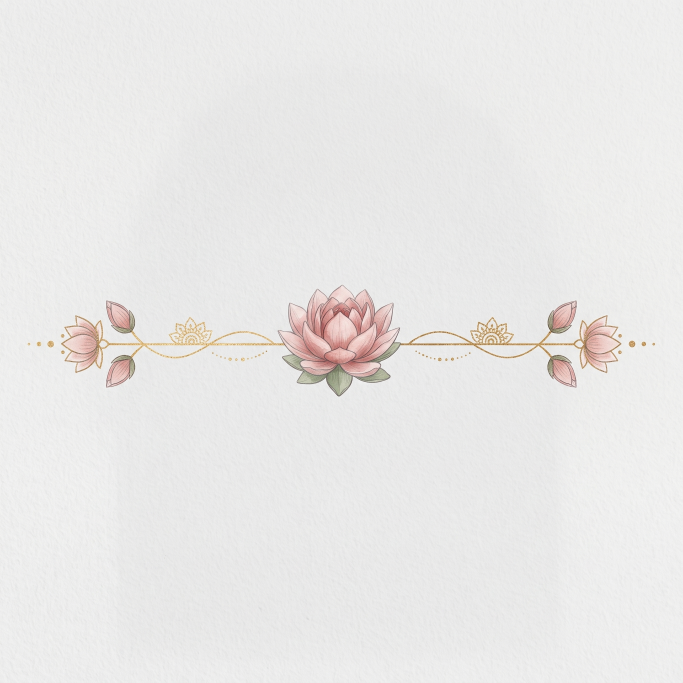
#> input picture design/engagement/divider.jpeg, 2048 x 2048 px, found by its file name (shown at 1/3 size)
$ python cut-painted.py design/engagement/divider.jpeg src/events/engagement/assets/divider/divider.webp 1400
#> lines starting #> are read from the running program, lines starting #| are printed output that depends on the picture; after the words box and inside, x2 and y2 are one past the last pixel; in counts of white or black regions, pixels touching at a corner belong together
# Cuts a painted element (our generated art) off its plain watercolour-paper background.
# Paper is near-neutral; the art is pink, gold, green, maroon or pencil-dark, so alpha comes from colour + darkness.
# Usage: python3 scripts/engagement/cut-painted.py SRC OUT MAX_SIDE
#   divider:  python3 scripts/engagement/cut-painted.py design/engagement/divider.jpeg src/events/engagement/assets/divider/divider.webp 1400
from PIL import Image, ImageFilter
import numpy as np
from collections import deque
import sys

SRC, OUT, MAX_SIDE = sys.argv[1], sys.argv[2], int(sys.argv[3])
im = Image.open(SRC).convert('RGB')
#> im is the input picture: PIL image 2048x2048 RGB; mean R, G, B 233.5, 232.3, 231.3
a = np.asarray(im).astype(np.float32)
# Paper colour: median of the plain border (a local blur would pick up colour from large painted areas).
border = np.concatenate([a[:60].reshape(-1, 3), a[-60:].reshape(-1, 3), a[:, :60].reshape(-1, 3), a[:, -60:].reshape(-1, 3)])
paper = np.broadcast_to(np.median(border, axis=0), a.shape).astype(np.float32)
#> paper: shape (2048, 2048, 3) float32; every value is 237
chroma = a.max(-1) - a.min(-1)
pchroma = paper.max(-1) - paper.min(-1)
#> pchroma: shape (2048, 2048) float32; every value is 0
lum = 0.299 * a[..., 0] + 0.587 * a[..., 1] + 0.114 * a[..., 2]
plum = 0.299 * paper[..., 0] + 0.587 * paper[..., 1] + 0.114 * paper[..., 2]
#> plum: shape (2048, 2048) float32; every value is 237
alpha = np.maximum(np.clip((chroma - pchroma - 6) / 22, 0, 1), np.clip((plum - lum - 12) / 40, 0, 1))
# Solidify the flower/leaf interiors (their pale highlights are close to paper colour).
solid = Image.fromarray((alpha > 0.5).astype(np.uint8) * 255).filter(ImageFilter.MaxFilter(7)).filter(ImageFilter.MinFilter(7))
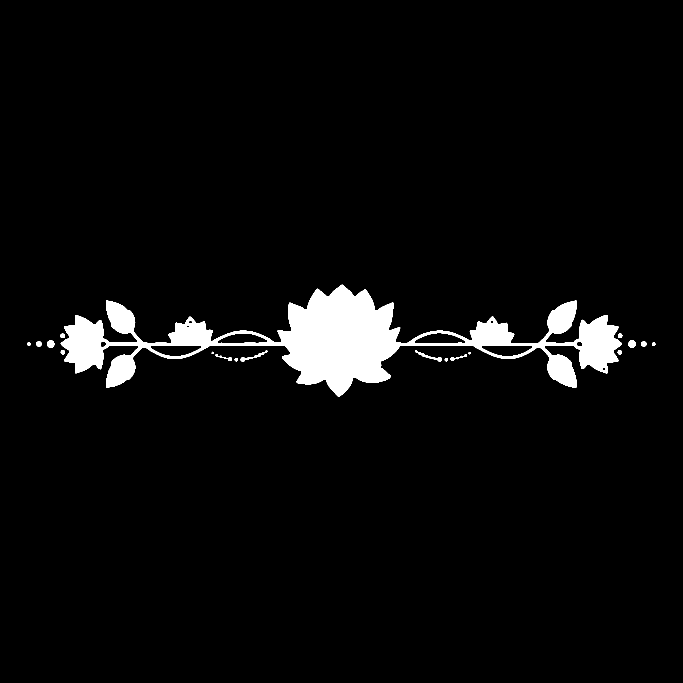
#> solid: PIL image 2048x2048 L (shown at 1/3 size); 4% white; 19 white regions, largest, box (x1, y1, x2, y2) and area: (182, 854, 1865, 1190) 166123, (722, 1051, 803, 1085) 495, (1245, 1051, 1326, 1085) 481
fill = np.asarray(solid.filter(ImageFilter.MinFilter(5))) > 0
#> fill: shape (2048, 2048) bool; 3.5% white; 34 white regions (21 under 20 px), largest, box (x1, y1, x2, y2) and area: (185, 857, 1862, 1187) 146529, (1887, 1023, 1905, 1041) 234, (143, 1023, 161, 1041) 230
alpha = np.where(fill, 1.0, alpha)
# Drop paper-grain specks.
op = (alpha > 0.3).astype(np.int32); K = 9
c = np.pad(op, K // 2).cumsum(0).cumsum(1); c = np.pad(c, ((1, 0), (1, 0)))
#> after `c = np.pad(op, K // 2).cumsum(0).cumsum(1)`:
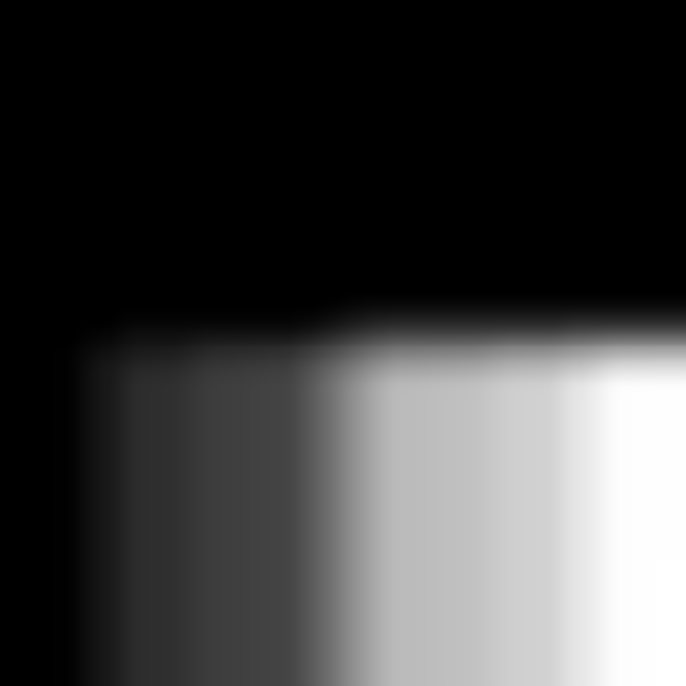
#> c: shape (2056, 2056) int64 (shown at 1/3 size); min 0, max 171768, mean 43050.3; drawn with min black and max white
cnt = c[K:, K:] - c[:-K, K:] - c[K:, :-K] + c[:-K, :-K]
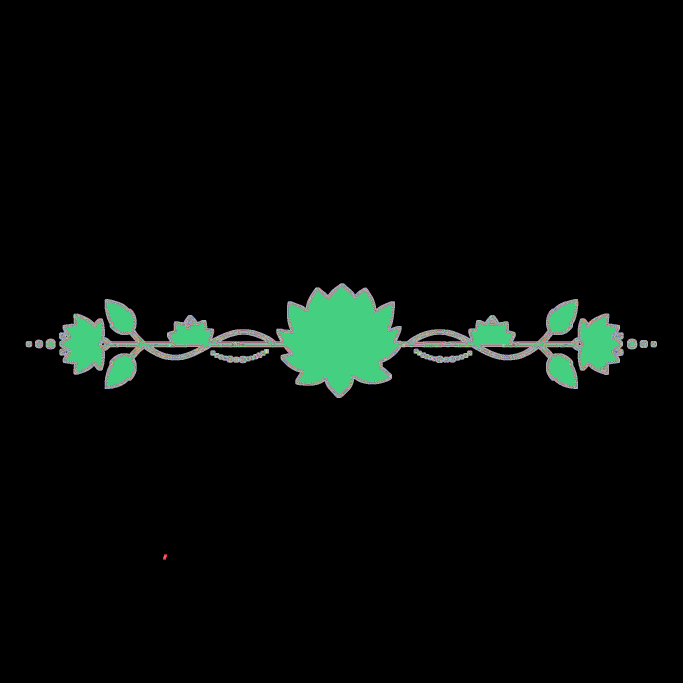
#> cnt: shape (2048, 2048) int64 (shown at 1/3 size); 82 distinct labels, from 0 to 81; one colour per label, 0 black
alpha = np.where(cnt < 6, 0, alpha)
# Work on the band only (fast), then fill pale petal areas: small see-through pockets fully enclosed
# by outlines become opaque; the thin crescents between the gold vines, and anything larger than POCKET px,
# stay transparent.
POCKET = 6000
ys, xs = np.where(alpha > 0.15)
y0, y1, x0, x1 = ys.min() - 6, ys.max() + 7, xs.min() - 6, xs.max() + 7
#> y0 = 848; y1 = 1196; x0 = 75; x1 = 1973
a, paper, alpha = a[y0:y1, x0:x1], paper[y0:y1, x0:x1], alpha[y0:y1, x0:x1]
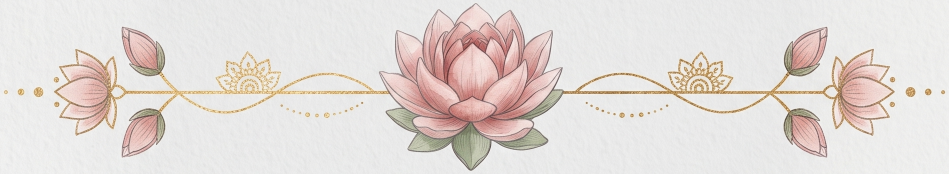
#> a: shape (348, 1898, 3) float32 (shown at 1/2 size); mean R, G, B 227.3, 219.6, 215.7
#> paper: shape (348, 1898, 3) float32; every value is 237
#> alpha: shape (348, 1898) float32
low = (alpha < 0.5).tolist(); H, W = len(low), len(low[0])
#> after `low = (alpha < 0.5).tolist()`: low = 348 items
#> after `H, W = (len(low), len(low[0]))`: H = 348; W = 1898
seen = [[False] * W for _ in range(H)]
#> seen = 348 items
for sy in range(H):
    for sx in range(W):
        if low[sy][sx] and not seen[sy][sx]:
            seen[sy][sx] = True; q = deque([(sy, sx)]); pts = []; edge = False
            while q:
                y, x = q.popleft(); pts.append((y, x))
                if y in (0, H - 1) or x in (0, W - 1): edge = True
                for ny, nx in ((y + 1, x), (y - 1, x), (y, x + 1), (y, x - 1)):
                    if 0 <= ny < H and 0 <= nx < W and low[ny][nx] and not seen[ny][nx]:
                        seen[ny][nx] = True; q.append((ny, nx))
            if not edge and len(pts) < POCKET:
                py, px = zip(*pts)
                h, w = max(py) - min(py) + 1, max(px) - min(px) + 1
                if h >= 0.3 * w:  # compact pocket = petal; long thin crescent = gap between vine and line
                    alpha[list(py), list(px)] = 1.0
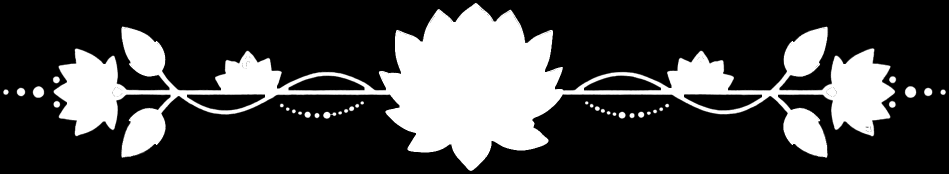
#> alpha: shape (348, 1898) float32 (shown at 1/2 size); min 0, max 1, mean 0.258
al = np.maximum(alpha, 1e-3)[..., None]
rgb = np.clip((a - (1 - al) * paper) / al, 0, 255)
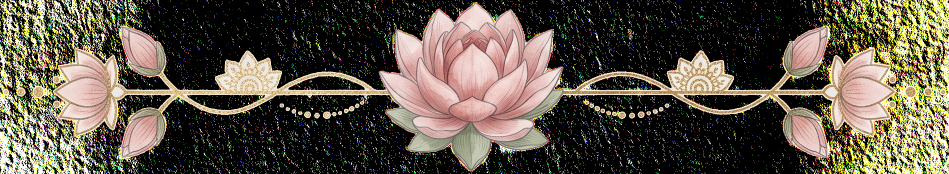
#> rgb: shape (348, 1898, 3) float32 (shown at 1/2 size); mean R, G, B 91.6, 83.4, 69.9
out = Image.fromarray(np.dstack([rgb, alpha * 255]).astype(np.uint8))
k = min(1, MAX_SIDE / max(out.size))
out = out.resize((round(out.width * k), round(out.height * k)), Image.LANCZOS)
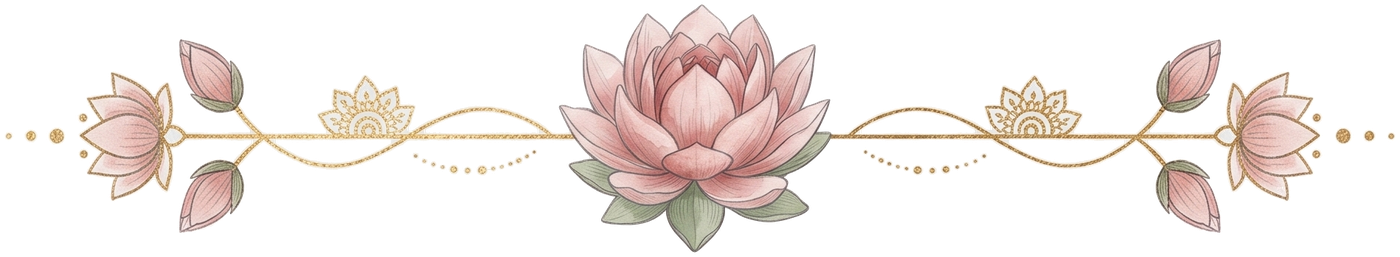
#> out: PIL image 1400x257 RGBA; mean R, G, B, A 60.7, 52.7, 48.5, 65.7; transparent parts drawn white
out.save(OUT, 'WEBP', quality=92, method=6)
print(OUT, im.size, '->', out.size)
#| src/events/engagement/assets/divider/divider.webp (2048, 2048) -> (1400, 257)

$ run again, with design/engagement/border.jpeg copied over design/engagement/divider.jpeg
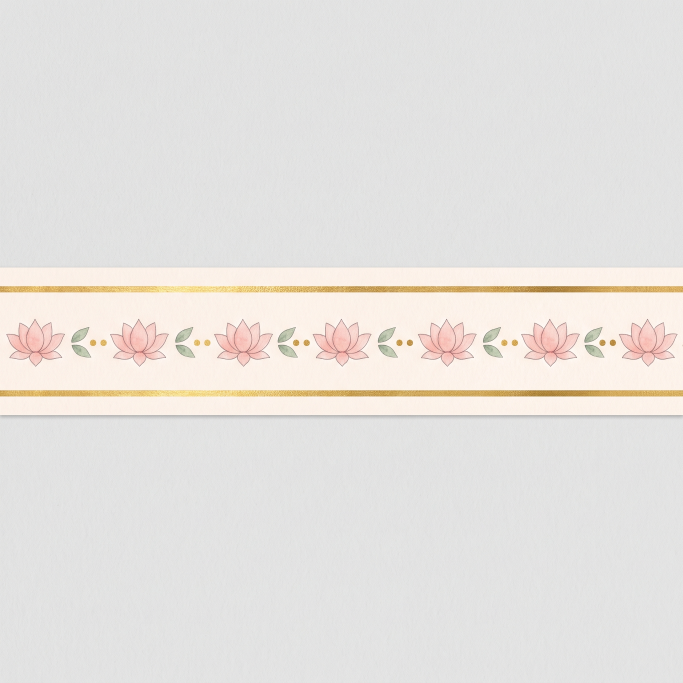
#> input picture design/engagement/border.jpeg, 2048 x 2048 px, found by its file name (shown at 1/3 size)
#> im is the input picture: PIL image 2048x2048 RGB; mean R, G, B 230.1, 226.8, 223.5
#> pchroma: shape (2048, 2048) float32; every value is 1
#> plum: shape (2048, 2048) float32; every value is 226.6
#> `solid = Image.fromarray((alpha > 0.5).astype(np.uint8) * 255).filter(I..`:
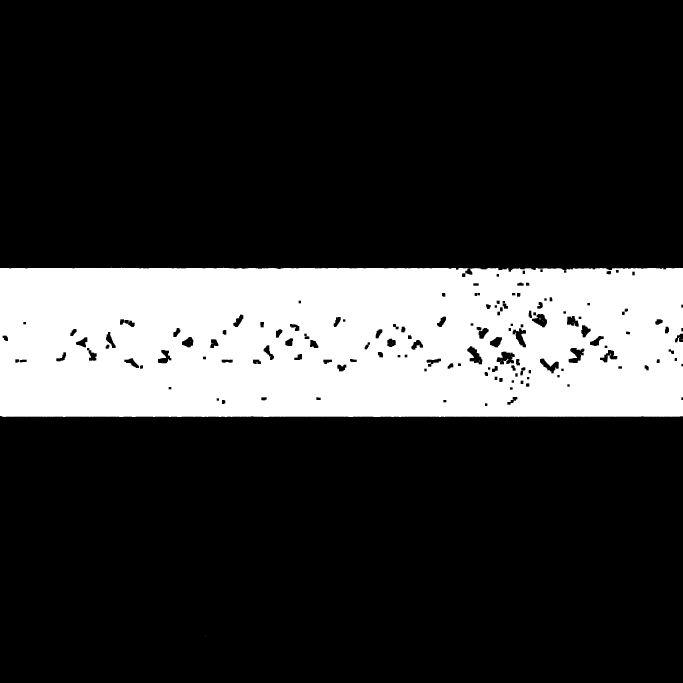
#> solid: PIL image 2048x2048 L (shown at 1/3 size); 20.9% white; 17 white regions (16 under 20 px), largest, box (x1, y1, x2, y2) and area: (0, 803, 2048, 1252) 877494
#> fill: shape (2048, 2048) bool; 20.2% white; 2 white regions, box (x1, y1, x2, y2) and area: (0, 806, 2048, 1249) 846959, (1598, 948, 1608, 954) 54
#> op: shape (2048, 2048) int32; values 0 (black) and 1 (white), 21.8% white; 14 white regions (13 under 20 px), largest, box (x1, y1, x2, y2) and area: (0, 802, 2048, 1253) 914379
#> c: shape (2057, 2057) int64
#> `cnt = c[K:, K:] - c[:-K, K:] - c[K:, :-K] + c[:-K, :-K]`:
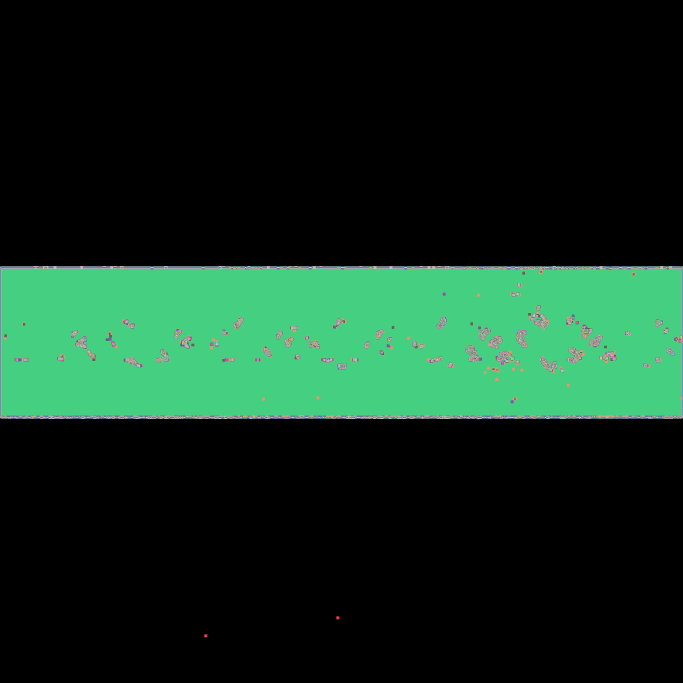
#> cnt: shape (2048, 2048) int64 (shown at 1/3 size); 82 distinct labels, from 0 to 81; one colour per label, 0 black
#> y0 = 795; y1 = 1261; x0 = -6; x1 = 2054
#> `a, paper, alpha = a[y0:y1, x0:x1], paper[y0:y1, x0:x1], alpha[y0:y1, x..`: alpha = 466 rows, first 6: [0, 0, 0, 0, 0, 0], [0, 0, 0, 0, 0, 0], [0, 0, 0, 0, 0, 0], [0, 0, 0, 0, 0, 0], [0, 0, 0, 0, 0, 0], [0, 0, 0, 0, 0, 0]
#> low = 466 items
#> H = 466; W = 6
#> seen = 466 items
#| src/events/engagement/assets/divider/divider.webp (2048, 2048) -> (6, 466)

$ run again, with design/engagement/clouds.jpeg copied over design/engagement/divider.jpeg
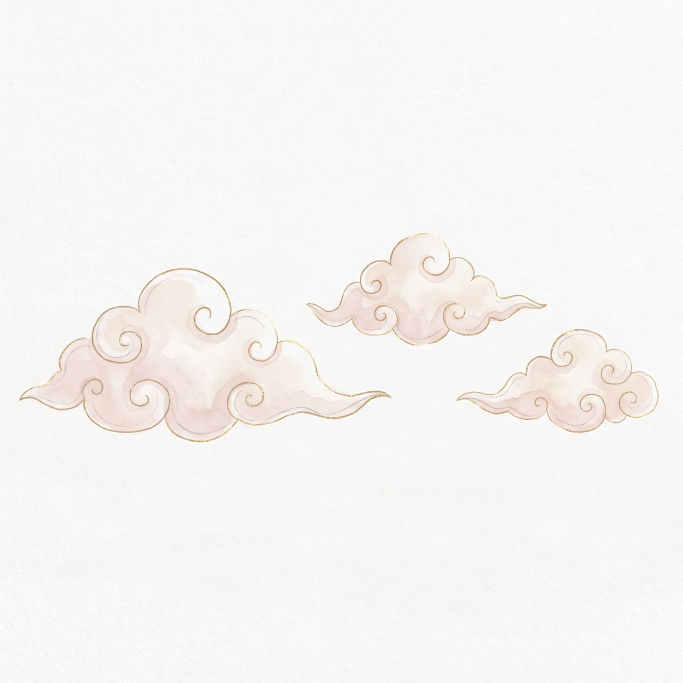
#> input picture design/engagement/clouds.jpeg, 2048 x 2048 px, found by its file name (shown at 1/3 size)
#> im is the input picture: PIL image 2048x2048 RGB; mean R, G, B 246.8, 245, 243.7
#> pchroma: shape (2048, 2048) float32; every value is 0
#> plum: shape (2048, 2048) float32; every value is 248
#> solid: PIL image 2048x2048 L; 8.3% white; 73 white regions (66 under 20 px), largest, box (x1, y1, x2, y2) and area: (57, 803, 1176, 1328) 187049, (918, 699, 1642, 1038) 85385, (1368, 986, 1977, 1300) 73584
#> fill: shape (2048, 2048) bool; 7.1% white; 97 white regions (83 under 20 px), largest, box (x1, y1, x2, y2) and area: (59, 836, 918, 1326) 157488, (922, 701, 1638, 1036) 69989, (1371, 988, 1950, 1298) 63235
#> op: shape (2048, 2048) int32; values 0 (black) and 1 (white), 9.6% white; 346 white regions (330 under 20 px), largest, box (x1, y1, x2, y2) and area: (57, 803, 1176, 1329) 221231, (918, 699, 1642, 1039) 97858, (1368, 986, 1977, 1301) 83496
#> c: shape (2057, 2057) int64
#> `cnt = c[K:, K:] - c[:-K, K:] - c[K:, :-K] + c[:-K, :-K]`:
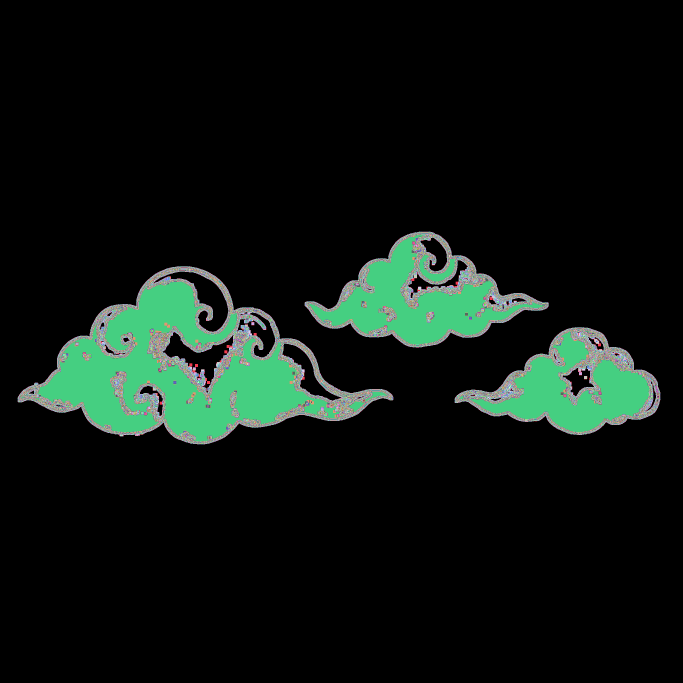
#> cnt: shape (2048, 2048) int64 (shown at 1/3 size); 82 distinct labels, from 0 to 81; one colour per label, 0 black
#> y0 = 692; y1 = 1335; x0 = 50; x1 = 1983
#> low = 643 items
#> H = 643; W = 1933
#> seen = 643 items
#> `out = out.resize((round(out.width * k), round(out.height * k)), Image...`:
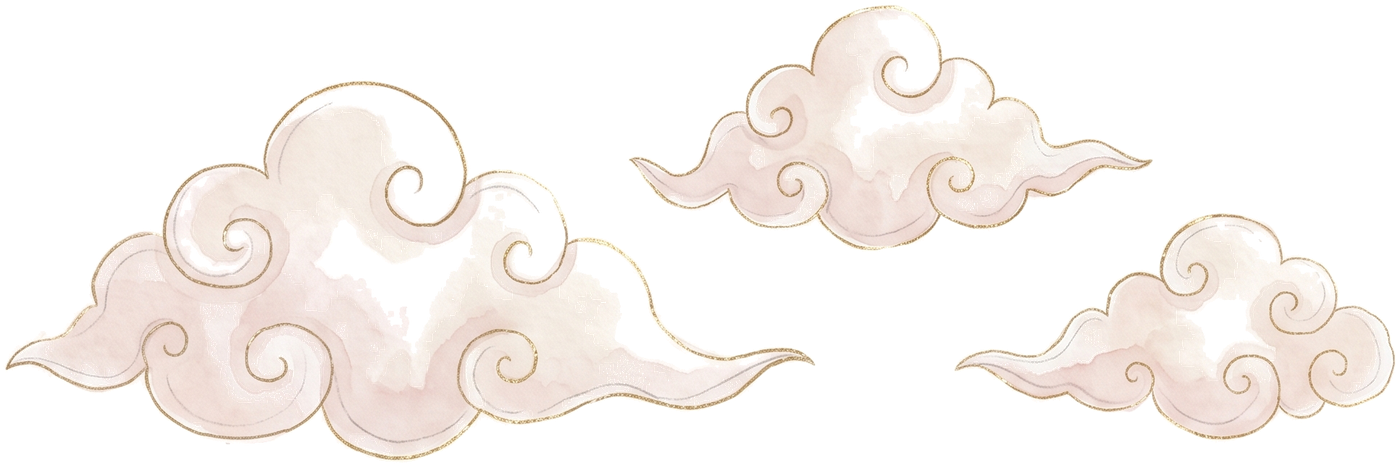
#> out: PIL image 1400x466 RGBA; mean R, G, B, A 90.7, 84.2, 79.3, 80.9; transparent parts drawn white
#| src/events/engagement/assets/divider/divider.webp (2048, 2048) -> (1400, 466)

$ run again, with design/engagement/frame-arch-hires.jpeg copied over design/engagement/divider.jpeg
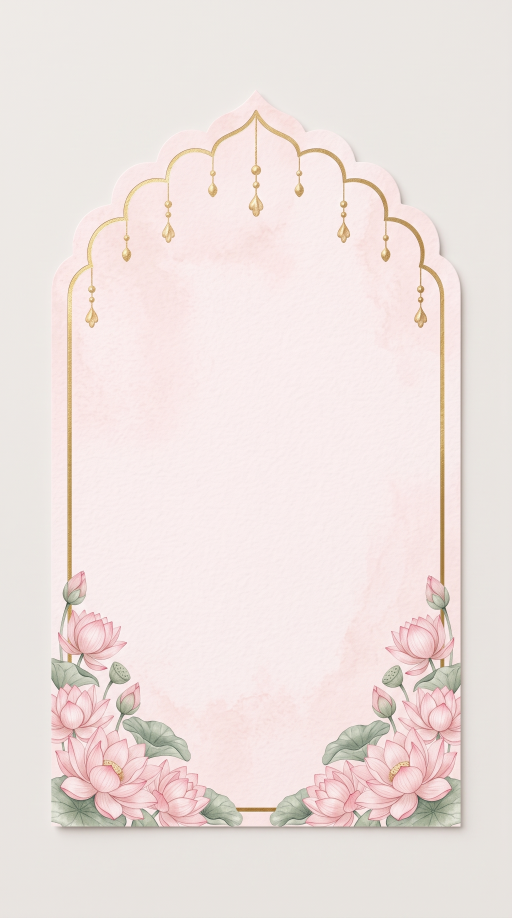
#> input picture design/engagement/frame-arch-hires.jpeg, 1536 x 2752 px, found by its file name (shown at 1/3 size)
#> im is the input picture: PIL image 1536x2752 RGB; mean R, G, B 238.6, 227.1, 223.9
#> pchroma: shape (2752, 1536) float32; every value is 8
#> plum: shape (2752, 1536) float32; every value is 230.7
#> solid: PIL image 1536x2752 L; 11.8% white; 260 white regions (200 under 20 px), largest, box (x1, y1, x2, y2) and area: (154, 314, 1393, 2496) 488953, (645, 2128, 748, 2202) 1475, (740, 682, 818, 739) 1311
#> fill: shape (2752, 1536) bool; 9.9% white; 65 white regions (36 under 20 px), largest, box (x1, y1, x2, y2) and area: (156, 319, 1391, 2493) 415671, (842, 351, 884, 400) 923, (762, 686, 810, 724) 612
#> op: shape (2752, 1536) int32; values 0 (black) and 1 (white), 18% white; 2834 white regions (2490 under 20 px), largest, box (x1, y1, x2, y2) and area: (153, 276, 1397, 2499) 690435, (595, 665, 858, 826) 13684, (974, 1860, 1156, 2050) 11922
#> c: shape (2761, 1545) int64
#> cnt: shape (2752, 1536) int64; 82 distinct labels, from 0 to 81
#> y0 = 268; y1 = 2508; x0 = 147; x1 = 1405
#> low = 2240 items
#> H = 2240; W = 1258
#> seen = 2240 items
#> `out = Image.fromarray(np.dstack([rgb, alpha * 255]).astype(np.uint8))`:
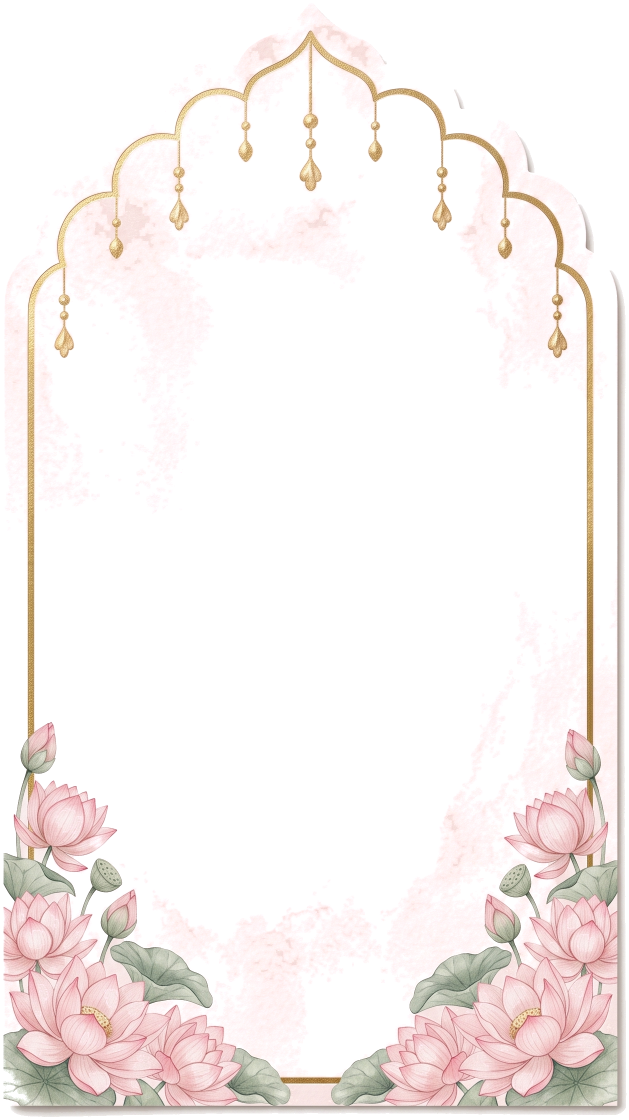
#> out: PIL image 1258x2240 RGBA (shown at 1/2 size); mean R, G, B, A 242.4, 230.1, 231.8, 60.2; transparent parts drawn white
#| src/events/engagement/assets/divider/divider.webp (1536, 2752) -> (786, 1400)
